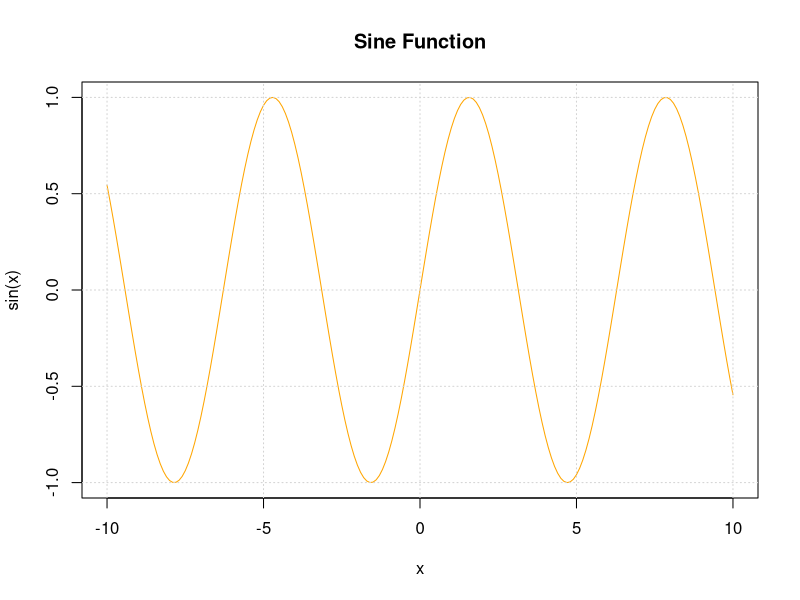

The R script that drew this image:
# R - plot( )함수를 이용한 삼각함수 시각화
# https://m.blog.naver.com/padosori60/220861591002

x <- seq(-10, 10, 0.1)
plot(x, sin(x), type = "l", col = "orange", main = "Sine Function")
grid()
